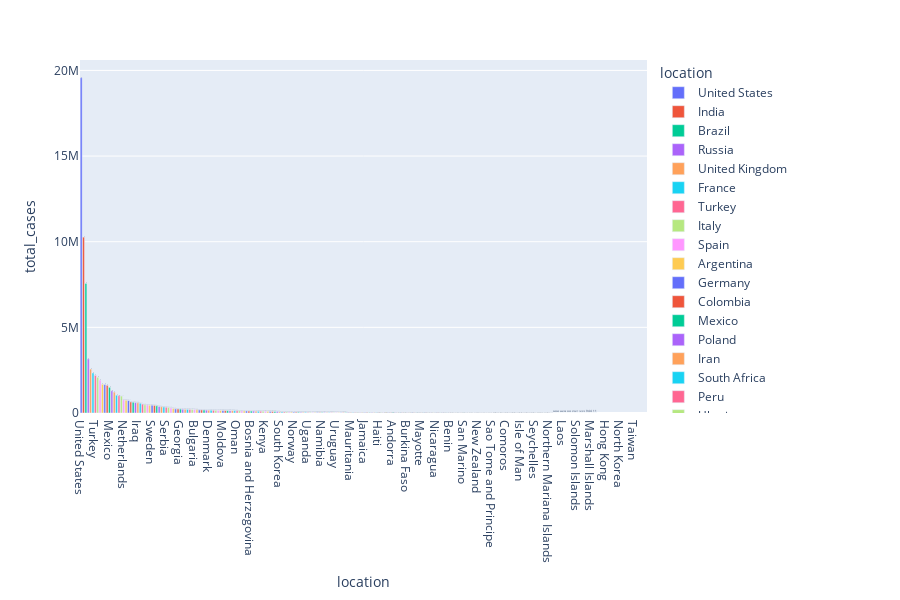

Here is the notebook cell this chart was saved with:
### Markdown cell above
EXPLORATORY DATA ANALYSIS ON MOST COUNTRY EFFECTED BY COVID19 IN 2020

### Code cell
fig=px.bar(grouped_df,x='location',y='total_cases',color='location',text='total_cases',height=600)
fig.update_traces(textposition='outside')
fig
#loc=data_2020['location'].unique()
